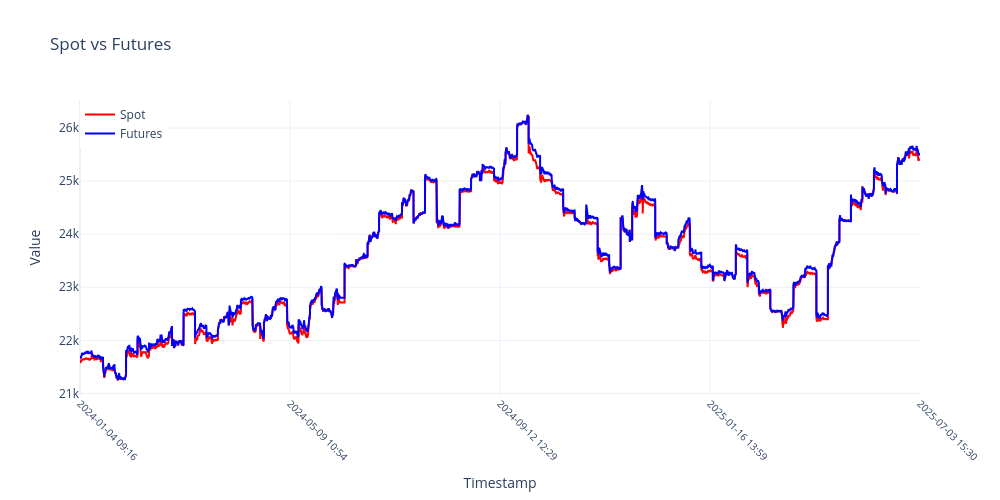

The notebook cell this image was saved under:
### Code cell
x_vals = list(range(len(spot_and_futures_data)))
spot = spot_and_futures_data['Spot']
futures = spot_and_futures_data['Futures']

num_ticks = 5
tick_indices = np.linspace(0, len(spot_and_futures_data) - 1, num_ticks, dtype=int)
tickvals = [x_vals[i] for i in tick_indices]
ticktext = spot_and_futures_data.index[tick_indices].strftime('%Y-%m-%d %H:%M')

fig = go.Figure()

fig.add_trace(go.Scatter(
    x=x_vals,
    y=spot,
    mode='lines',
    name='Spot',
    line=dict(color='red')
))

fig.add_trace(go.Scatter(
    x=x_vals,
    y=futures,
    mode='lines',
    name='Futures',
    line=dict(color='blue')
))

fig.update_layout(
    title='Spot vs Futures',
    xaxis=dict(
        title='Timestamp',
        tickmode='array',
        tickvals=tickvals,
        ticktext=ticktext,
        tickangle=45,
        tickfont=dict(size=10)
    ),
    yaxis_title='Value',
    legend=dict(x=0, y=1),
    template='plotly_white',
    width=1000,
    height=500
)
fig.show()

### Figure 1 — Plotly figure (JSON) as saved in the notebook; plotly's stock layout.template omitted (floating-point values rounded to 4 significant figures; data arrays with more than 128 entries replaced by an {"elided": "..."} marker saying what was removed)
{"data": [{"line": {"color": "red"}, "mode": "lines", "name": "Spot", "type": "scatter", "x": {"elided": "27349 int values"}, "y": {"elided": "27349 float values"}}, {"line": {"color": "blue"}, "mode": "lines", "name": "Futures", "type": "scatter", "x": {"elided": "27349 int values"}, "y": {"elided": "27349 float values"}}], "layout": {"height": 500, "legend": {"x": 0, "y": 1}, "title": {"text": "Spot vs Futures"}, "width": 1000, "xaxis": {"tickangle": 45, "tickfont": {"size": 10}, "tickmode": "array", "ticktext": ["2024-01-04 09:16", "2024-05-09 10:54", "2024-09-12 12:29", "2025-01-16 13:59", "2025-07-03 15:30"], "tickvals": [0, 6837, 13674, 20511, 27348], "title": {"text": "Timestamp"}}, "yaxis": {"title": {"text": "Value"}}}}
